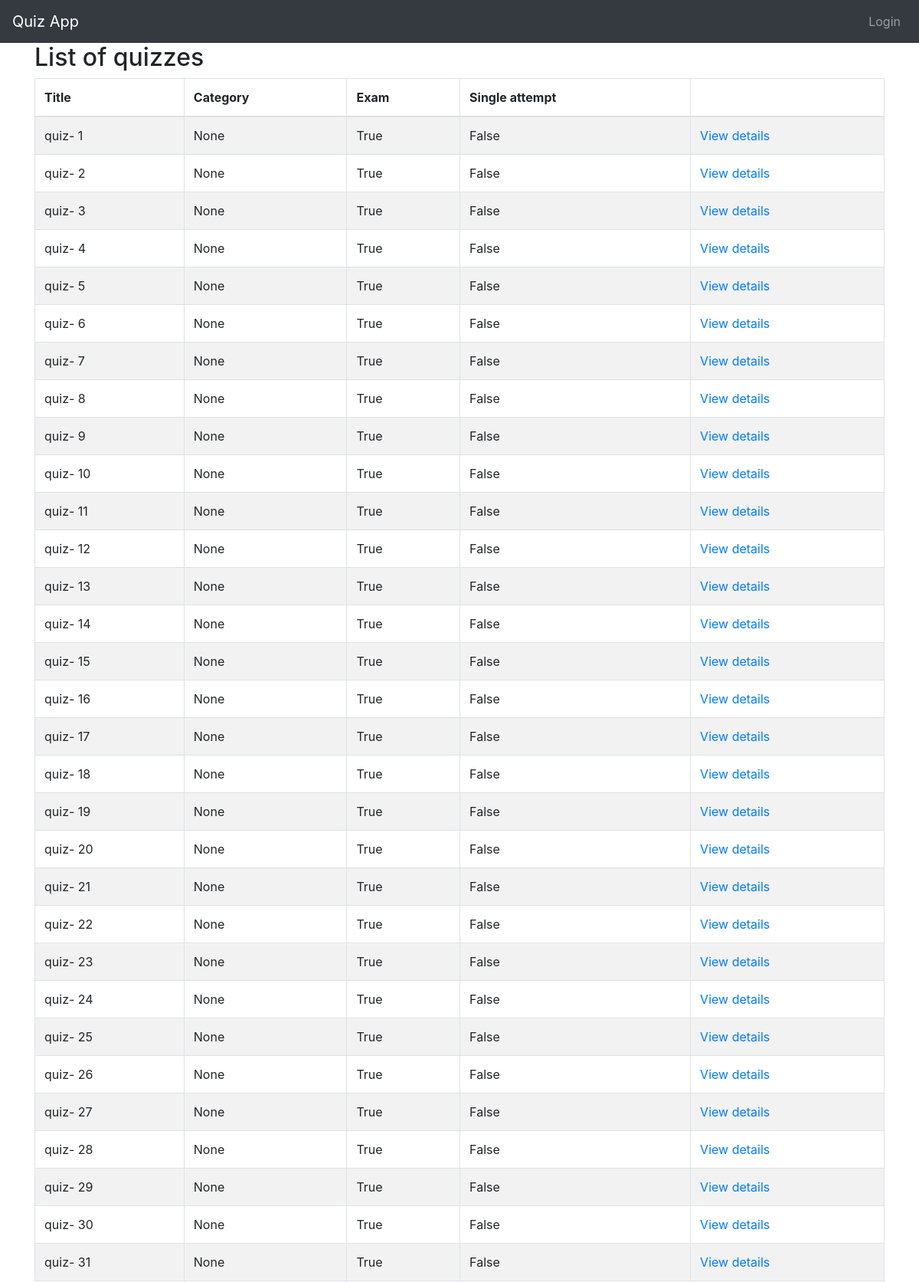
Screenshot of /quizzes/ (upper part) with the database file from the repository.
### quiz/models.py (models this page shows, shortened)
class Quiz(models.Model):
    title = models.CharField(
        verbose_name=_("Title"),
        max_length=60, blank=False)
    description = models.TextField(
        verbose_name=_("Description"),
        blank=True, help_text=_("a description of the quiz"))
    url = models.SlugField(
        max_length=60, blank=False,
        help_text=_("a user friendly url"),
        verbose_name=_("user friendly url"))
    category = models.ForeignKey(
        Category, null=True, blank=True,
        verbose_name=_("Category"), on_delete=models.CASCADE)
    random_order = models.BooleanField(
        blank=False, default=False,
        verbose_name=_("Random Order"),
        help_text=_("Display the questions in "
                    "a random order or as they "
                    "are set?"))
    max_questions = models.PositiveIntegerField(
        blank=True, null=True, verbose_name=_("Max Questions"),
        help_text=_("Number of questions to be answered on each attempt."))
    answers_at_end = models.BooleanField(
        blank=False, default=False,
        help_text=_("Correct answer is NOT shown after question."
                    " Answers displayed at the end."),
        verbose_name=_("Answers at end"))
    exam_paper = models.BooleanField(
        blank=False, default=False,
        help_text=_("If yes, the result of each"
                    " attempt by a user will be"
                    " stored. Necessary for marking."),
        verbose_name=_("Exam Paper"))
    single_attempt = models.BooleanField(
        blank=False, default=False,
        help_text=_("If yes, only one attempt by"
                    " a user will be permitted."
                    " Non users cannot sit this exam."),
        verbose_name=_("Single Attempt"))
    pass_mark = models.SmallIntegerField(
        blank=True, default=0,
        verbose_name=_("Pass Mark"),
        help_text=_("Percentage required to pass exam."),
        validators=[MaxValueValidator(100)])
    success_text = models.TextField(
        blank=True, help_text=_("Displayed if user passes."),
        verbose_name=_("Success Text"))
    fail_text = models.TextField(
        verbose_name=_("Fail Text"),
        blank=True, help_text=_("Displayed if user fails."))
    draft = models.BooleanField(
        blank=True, default=False,
        verbose_name=_("Draft"),
        help_text=_("If yes, the quiz is not displayed"
                    " in the quiz list and can only be"
                    " taken by users who can edit"
                    " quizzes."))
    class Meta:
        verbose_name = _("Quiz")
        verbose_name_plural = _("Quizzes")

### quiz/views.py (the view)
class QuizListView(ListView):
    model = Quiz
    def get_queryset(self):
        queryset = super(QuizListView, self).get_queryset()
        return queryset.filter(draft=False)

### quiz/templates/quiz/quiz_list.html (shortened to what this page needs)
{% extends 'base.html' %}
{% load i18n %}
{% load quiz_tags %}
{% block content %}
<h2>{% trans "List of quizzes" %}</h2>
    {% if quiz_list %}
		<table class="table table-bordered table-striped">
		  <thead>
			<tr>
			  <th>{% trans "Title" %}</th>
			  <th>{% trans "Category" %}</th>
			  <th>{% trans "Exam" %}</th>
			  <th>{% trans "Single attempt" %}</th>
			  <th></th>
			</tr>
		  </thead>
		  <tbody>
        {% for quiz in quiz_list %}
  			<tr>
			  <td>{{ quiz.title }}</td>
			  <td>{{ quiz.category }}</td>
			  <td>{{ quiz.exam_paper }}</td>
			  <td>{{ quiz.single_attempt }}</td>
			  <td>
				<a href="{% url 'quiz_start_page' slug=quiz.url %}">
				  {% trans "View details" %}
				</a>
			</tr>
        {% endfor %}
		  </tbody>
		</table>
	{% else %}
        <p>{% trans "There are no available quizzes" %}.</p>
    {% endif %}
{% endblock %}

### quiz/templates/base.html (shortened to what this page needs)
{% load i18n %}
<!DOCTYPE html>
<html xmlns:fb="http://www.facebook.com/2008/fbml" xmlns="http://www.w3.org/1999/xhtml" xml:lang="en" lang="en" dir="ltr">
<head>
  <link rel="stylesheet" href="https://stackpath.bootstrapcdn.com/bootstrap/4.1.2/css/bootstrap.min.css"
>
</head>
<body>
  <nav class="navbar navbar-expand-lg navbar-dark bg-dark">
    <a class="navbar-brand" href="{% url 'index' %}">Quiz App</a>
    <div class="collapse navbar-collapse" id="navbarSupportedContent">
      <ul class="navbar-nav ml-auto">
        <li class="nav-item ">
          {% if user.is_authenticated %}
          <a class="nav-link" href="{% url 'logout' %}">logout</a>
          {% else %}
          <a class="nav-link" href="{% url 'login' %}">Login</a>
          {% endif %}
        </li>
      </ul>
    </div>
  </nav>
  <div class="container">
     {% block content %} {% endblock %}
  </div>
</body>
</html>

### rows the page displays
Quiz: title "quiz- 1", category "None", exam_paper "True", single_attempt "False"
Quiz: title "quiz- 2", category "None", exam_paper "True", single_attempt "False"
Quiz: title "quiz- 3", category "None", exam_paper "True", single_attempt "False"
Quiz: title "quiz- 4", category "None", exam_paper "True", single_attempt "False"
Quiz: title "quiz- 5", category "None", exam_paper "True", single_attempt "False"
Quiz: title "quiz- 6", category "None", exam_paper "True", single_attempt "False"
Quiz: title "quiz- 7", category "None", exam_paper "True", single_attempt "False"
Quiz: title "quiz- 8", category "None", exam_paper "True", single_attempt "False"
Quiz: title "quiz- 9", category "None", exam_paper "True", single_attempt "False"
Quiz: title "quiz- 10", category "None", exam_paper "True", single_attempt "False"
Quiz: title "quiz- 11", category "None", exam_paper "True", single_attempt "False"
Quiz: title "quiz- 12", category "None", exam_paper "True", single_attempt "False"
Quiz: title "quiz- 13", category "None", exam_paper "True", single_attempt "False"
Quiz: title "quiz- 14", category "None", exam_paper "True", single_attempt "False"
Quiz: title "quiz- 15", category "None", exam_paper "True", single_attempt "False"
Quiz: title "quiz- 16", category "None", exam_paper "True", single_attempt "False"
Quiz: title "quiz- 17", category "None", exam_paper "True", single_attempt "False"
Quiz: title "quiz- 18", category "None", exam_paper "True", single_attempt "False"
Quiz: title "quiz- 19", category "None", exam_paper "True", single_attempt "False"
Quiz: title "quiz- 20", category "None", exam_paper "True", single_attempt "False"
Quiz: title "quiz- 21", category "None", exam_paper "True", single_attempt "False"
Quiz: title "quiz- 22", category "None", exam_paper "True", single_attempt "False"
Quiz: title "quiz- 23", category "None", exam_paper "True", single_attempt "False"
Quiz: title "quiz- 24", category "None", exam_paper "True", single_attempt "False"
Quiz: title "quiz- 25", category "None", exam_paper "True", single_attempt "False"
Quiz: title "quiz- 26", category "None", exam_paper "True", single_attempt "False"
Quiz: title "quiz- 27", category "None", exam_paper "True", single_attempt "False"
Quiz: title "quiz- 28", category "None", exam_paper "True", single_attempt "False"
Quiz: title "quiz- 29", category "None", exam_paper "True", single_attempt "False"
Quiz: title "quiz- 30", category "None", exam_paper "True", single_attempt "False"
Quiz: title "quiz- 31", category "None", exam_paper "True", single_attempt "False"
